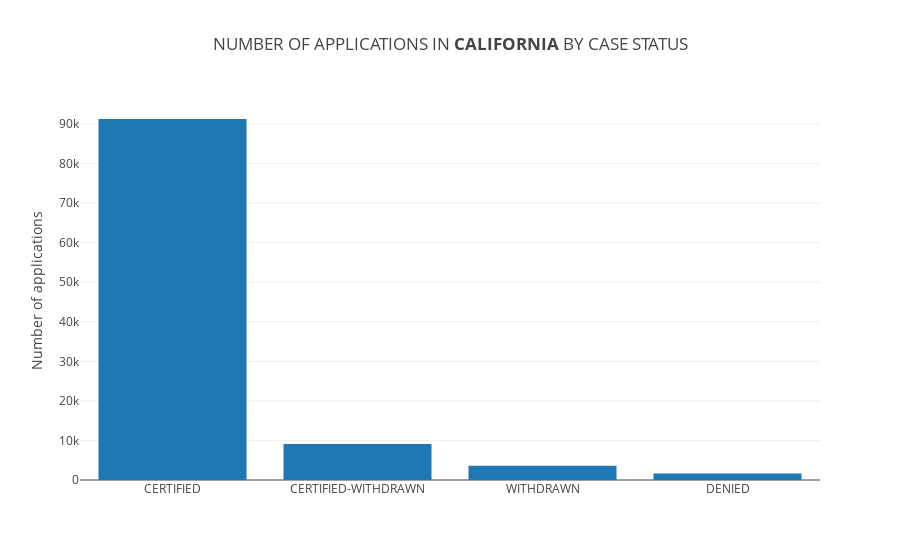
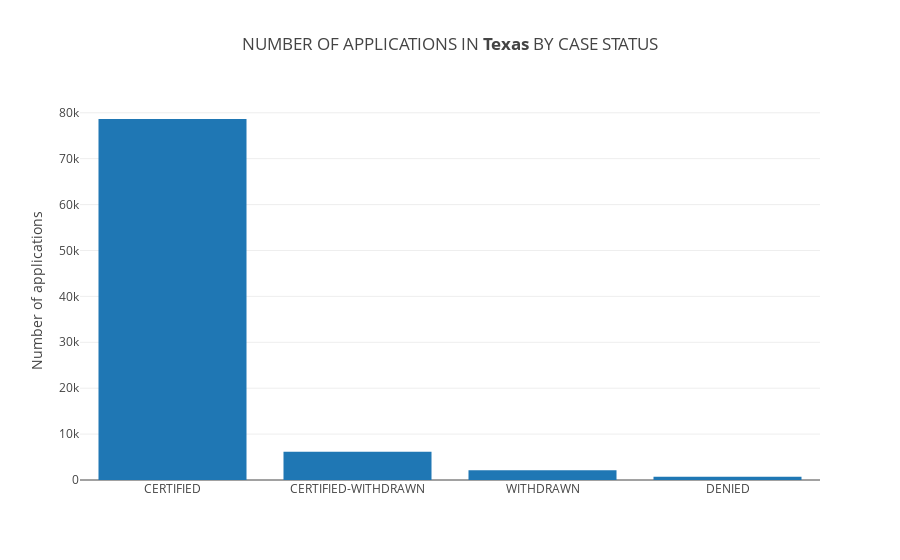
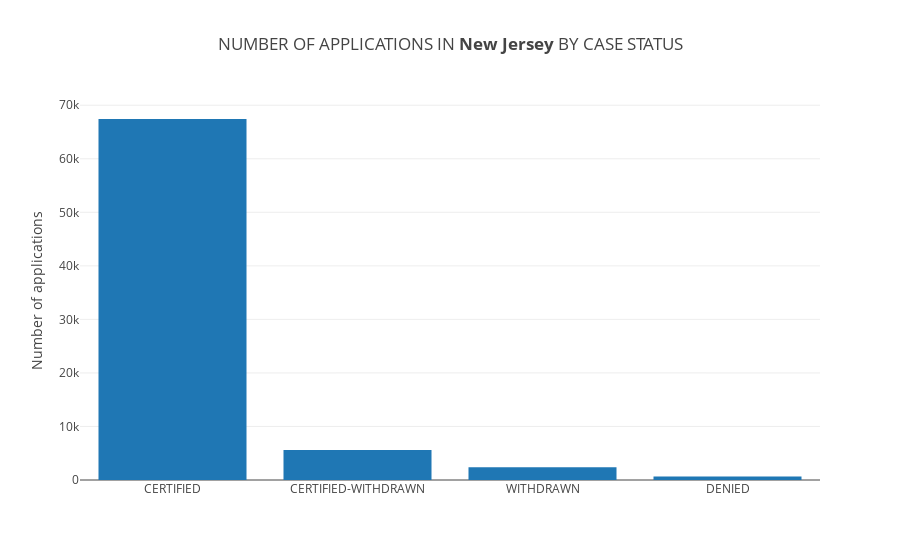
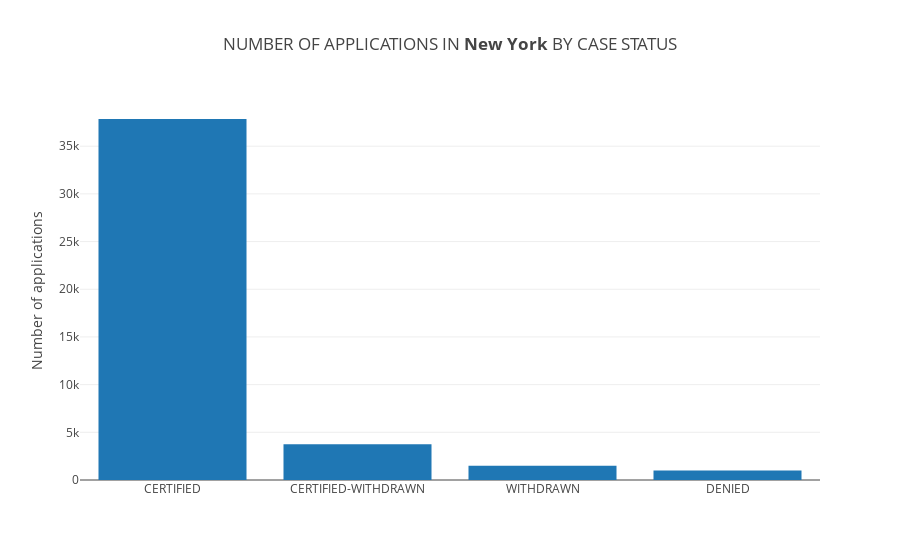

The notebook cell saved with these charts, in order:
### Code cell
# Number of applications State wise by case status.

# California - CA
dftop = df[df.EMPLOYER_STATE=='CA'].groupby('CASE_STATUS',as_index=False).count().sort_values('countvar',ascending= False)[['CASE_STATUS','countvar']]
t1 = go.Bar(x=dftop.CASE_STATUS.values,y=dftop.countvar.values,name='top30')
layout = go.Layout(dict(title= "NUMBER OF APPLICATIONS IN <b>CALIFORNIA</b> BY CASE STATUS ",yaxis=dict(title="Number of applications")))
data = [t1]
fig =go.Figure(data,layout)
ca = iplot(fig)

# Texas - TX
dftop = df[df.EMPLOYER_STATE=='TX'].groupby('CASE_STATUS',as_index=False).count().sort_values('countvar',ascending= False)[['CASE_STATUS','countvar']]
t1 = go.Bar(x=dftop.CASE_STATUS.values,y=dftop.countvar.values,name='top30')
layout = go.Layout(dict(title= "NUMBER OF APPLICATIONS IN <b>Texas</b> BY CASE STATUS ",yaxis=dict(title="Number of applications")))
data = [t1]
fig =go.Figure(data,layout)
tx = iplot(fig)

# New Jersey - NJ
dftop = df[df.EMPLOYER_STATE=='NJ'].groupby('CASE_STATUS',as_index=False).count().sort_values('countvar',ascending= False)[['CASE_STATUS','countvar']]
t1 = go.Bar(x=dftop.CASE_STATUS.values,y=dftop.countvar.values,name='top30')
layout = go.Layout(dict(title= "NUMBER OF APPLICATIONS IN <b>New Jersey</b> BY CASE STATUS ",yaxis=dict(title="Number of applications")))
data = [t1]
fig =go.Figure(data,layout)
nj = iplot(fig)

# New York - NY
dftop = df[df.EMPLOYER_STATE=='NY'].groupby('CASE_STATUS',as_index=False).count().sort_values('countvar',ascending= False)[['CASE_STATUS','countvar']]
t1 = go.Bar(x=dftop.CASE_STATUS.values,y=dftop.countvar.values,name='top30')
layout = go.Layout(dict(title= "NUMBER OF APPLICATIONS IN <b>New York</b> BY CASE STATUS ",yaxis=dict(title="Number of applications")))
data = [t1]
fig =go.Figure(data,layout)
ny = iplot(fig)

### Figure 1 — Plotly figure (JSON) as saved in the notebook; plotly's stock layout.template omitted (floating-point values rounded to 4 significant figures)
{"data": [{"name": "top30", "type": "bar", "uid": "f1dc7e4c-1b25-4f2c-b04d-78f135704e5e", "x": ["CERTIFIED", "CERTIFIED-WITHDRAWN", "WITHDRAWN", "DENIED"], "y": [91286, 9127, 3615, 1655]}], "layout": {"title": {"text": "NUMBER OF APPLICATIONS IN <b>CALIFORNIA</b> BY CASE STATUS "}, "yaxis": {"title": {"text": "Number of applications"}}}}

### Figure 2 — Plotly figure (JSON) as saved in the notebook; plotly's stock layout.template omitted (floating-point values rounded to 4 significant figures)
{"data": [{"name": "top30", "type": "bar", "uid": "c2c18c8e-8480-4fc8-b45e-10b42a0c75ff", "x": ["CERTIFIED", "CERTIFIED-WITHDRAWN", "WITHDRAWN", "DENIED"], "y": [78643, 6148, 2138, 725]}], "layout": {"title": {"text": "NUMBER OF APPLICATIONS IN <b>Texas</b> BY CASE STATUS "}, "yaxis": {"title": {"text": "Number of applications"}}}}

### Figure 3 — Plotly figure (JSON) as saved in the notebook; plotly's stock layout.template omitted (floating-point values rounded to 4 significant figures)
{"data": [{"name": "top30", "type": "bar", "uid": "c76bce18-b63e-4003-b73f-44bed3353e03", "x": ["CERTIFIED", "CERTIFIED-WITHDRAWN", "WITHDRAWN", "DENIED"], "y": [67430, 5605, 2365, 651]}], "layout": {"title": {"text": "NUMBER OF APPLICATIONS IN <b>New Jersey</b> BY CASE STATUS "}, "yaxis": {"title": {"text": "Number of applications"}}}}

### Figure 4 — Plotly figure (JSON) as saved in the notebook; plotly's stock layout.template omitted (floating-point values rounded to 4 significant figures)
{"data": [{"name": "top30", "type": "bar", "uid": "f3109961-f51e-4676-9efb-f472bf06eef0", "x": ["CERTIFIED", "CERTIFIED-WITHDRAWN", "WITHDRAWN", "DENIED"], "y": [37852, 3760, 1490, 988]}], "layout": {"title": {"text": "NUMBER OF APPLICATIONS IN <b>New York</b> BY CASE STATUS "}, "yaxis": {"title": {"text": "Number of applications"}}}}
